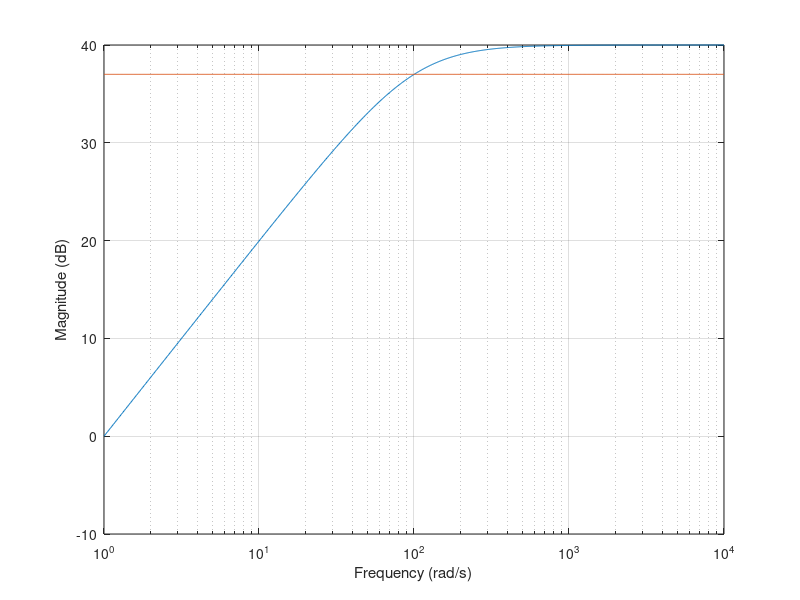

Recreate this plot in MATLAB. (Note: this script raises an error after producing the figure.)
clear all
close all
clc

figure(1)
G1 = tf([100 0],[1 100]);
[mag,phase,w]=bode(G1);
magdb = 20*log10(squeeze(mag));
semilogx(w,magdb)
grid on
xlabel('Frequency (rad/s)')
ylabel('Magnitude (dB)')

[ii,jj] = size(w)
bandwidth = (max(magdb)-3)*ones(ii,jj);
hold on
semilogx(w,bandwidth)
A = magdb(ii,jj)
